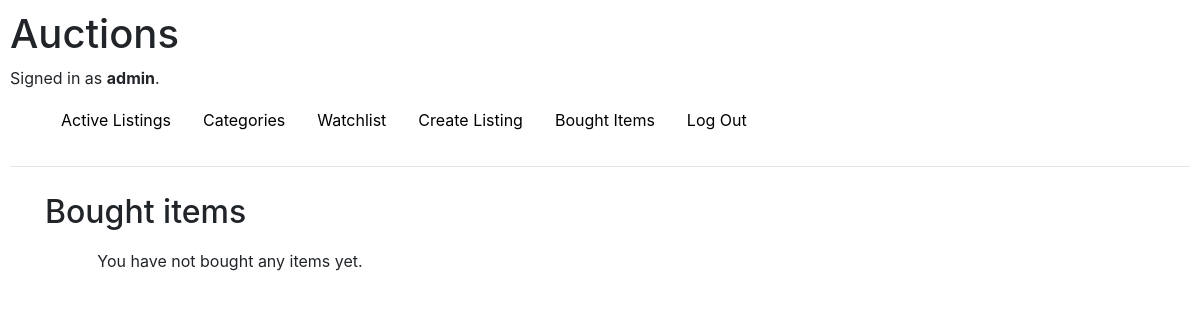
Page /boughtlist (signed in) on the earlier database version.
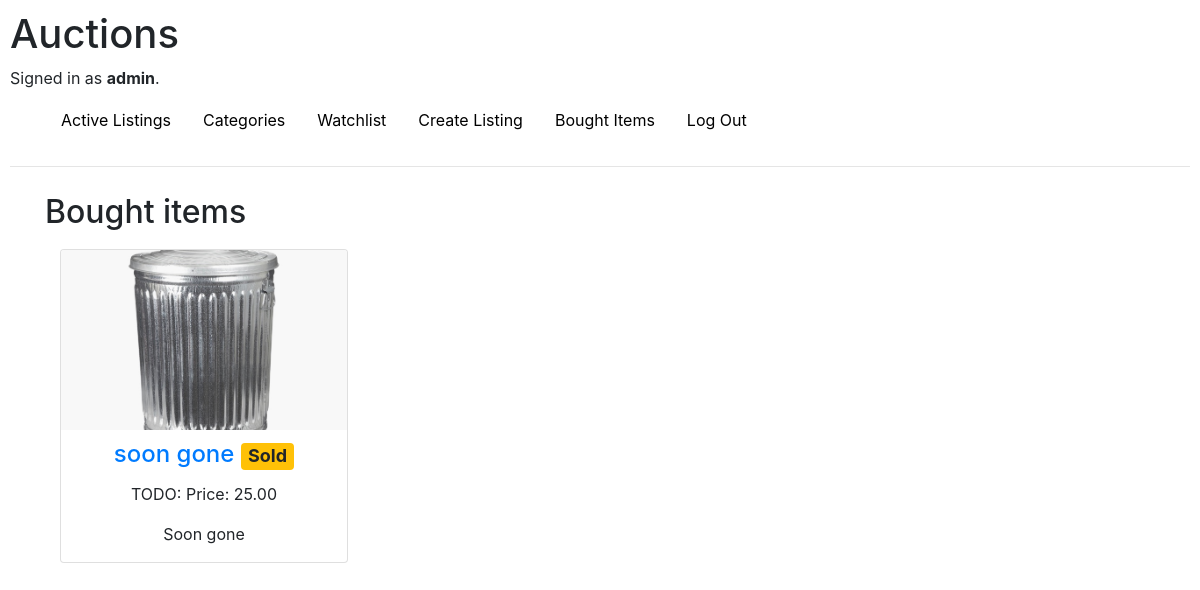
Same page on the later database version.
### auctions/models.py (models this page shows)
class Bought(models.Model):
    user = models.ForeignKey(User, on_delete=models.CASCADE, related_name="buyer")
    product = models.ForeignKey(Listing, on_delete=models.CASCADE)
    date = models.DateTimeField(default=datetime.now, blank=True)

class Listing(models.Model):
    CATEGORIES = [
        ("NONE", "None"),
        ("ELECTRONICS", "Electronics"),
        ("ART", "Art"),
        ("CLOTHING", "Clothing"),
        ("TOYS", "Toys"),
        ("BOOKS, MOVIES, MUSIC", "Books, Movies, Music"),
        ("HEALTH, BEAUTY", "Health, Beauty"),
        ("PET SUPPLIES", "Pet Supplies")
    ]
    title = models.CharField(max_length=100)
    category = models.CharField(choices=CATEGORIES, default="NONE", max_length=25)
    description = models.CharField(max_length=500)
    price = models.DecimalField(max_digits=10, decimal_places=2)
    date = models.DateTimeField(default=datetime.now, blank=True)
    date_end = models.DateTimeField(default=datetime.now) # TODO: hacky fix
    active = models.BooleanField(default=True)
    user = models.ForeignKey(User, on_delete=models.CASCADE, related_name="lister")
    img = models.ImageField(upload_to="images", default=None, blank=True)

### auctions/views.py (the view)
# urls.py: path("boughtlist", views.boughtlist, name="boughtlist"),
def boughtlist(request):
    items = Bought.objects.filter(user=request.user)
    return render(request, "auctions/boughtlist.html", {
        "items": items
    })

### auctions/templates/auctions/boughtlist.html
{% extends "auctions/layout.html" %}
{% block body %}
<div class="container">
    <h2>Bought items</h2>
    <div class="container text-center justify-center">
        <div class="row row-cols-1 row-cols-md-2 row-cols-lg-3">
        {% if items %}
        {% for item in items %}
            <div class="col mb-5">
                <div class="card">
                    <a href="{% url 'auctions:item' id=item.product.id %}">
                        {% if item.product.img %}
                        <img class="card-img-top" src="{{ item.product.img.url }}" alt="Image" height="120px">
                        {% else %}
                        <img class="card-img-top" src="/media/images/placeholder.svg" alt="Image" height="120px">
                        {% endif %}
                    </a>
                    <h4 class="card-title"><a href="{% url 'auctions:item' id=item.product.id %}">{{ item.product.title }}</a>
                        <span class="badge bg-warning">Sold</span></h4>
                    <p>TODO: Price: {{ item.product.price }}</p>
                    <p>{{ item.product.description }}</p>
                </div>
            </div>
        {% endfor %}
        {% else %}
        <p>You have not bought any items yet.</p>
        {% endif %}
        </div>
    </div>
</div>
{% endblock %}

Differences in the rows shown:
added Bought: product.img (picture), product "soon gone", product.price "25.00", product.description "Soon gone"
Other differences:
text no longer shown: "You have not bought any items yet."
